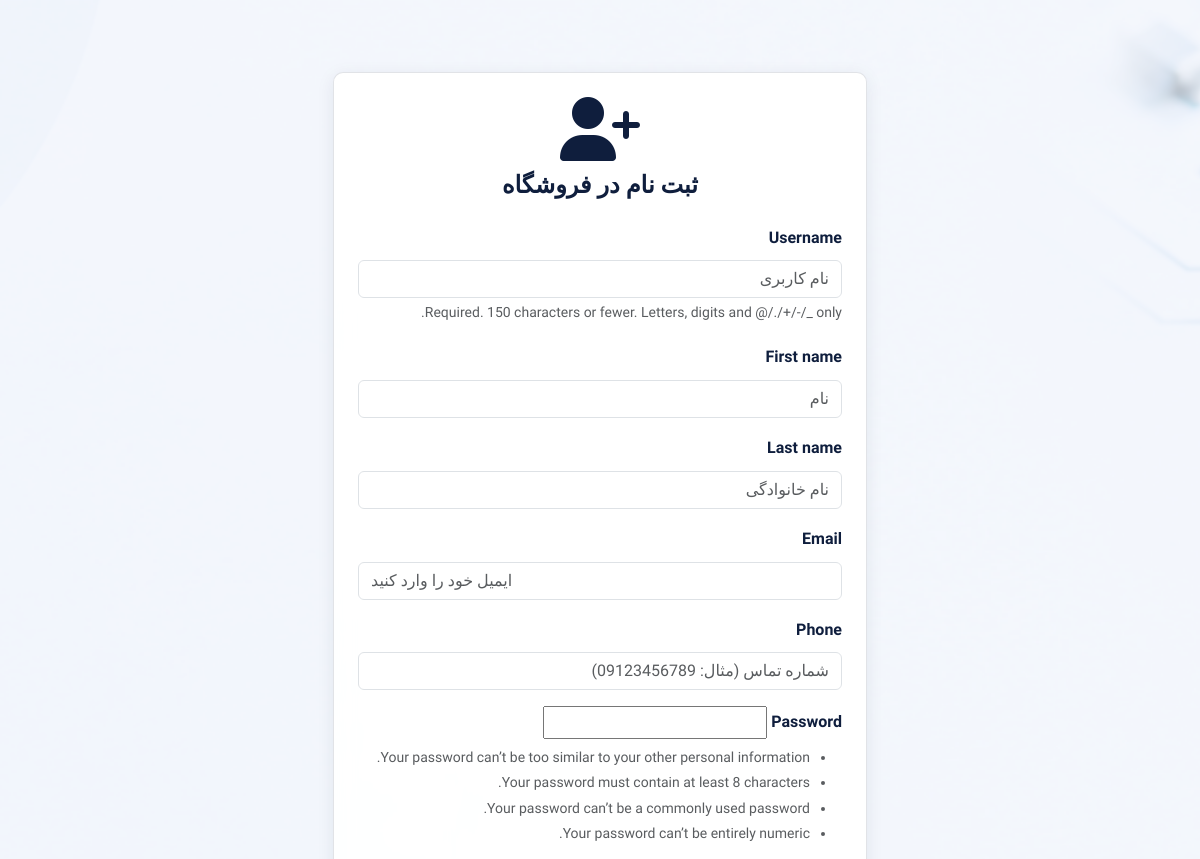
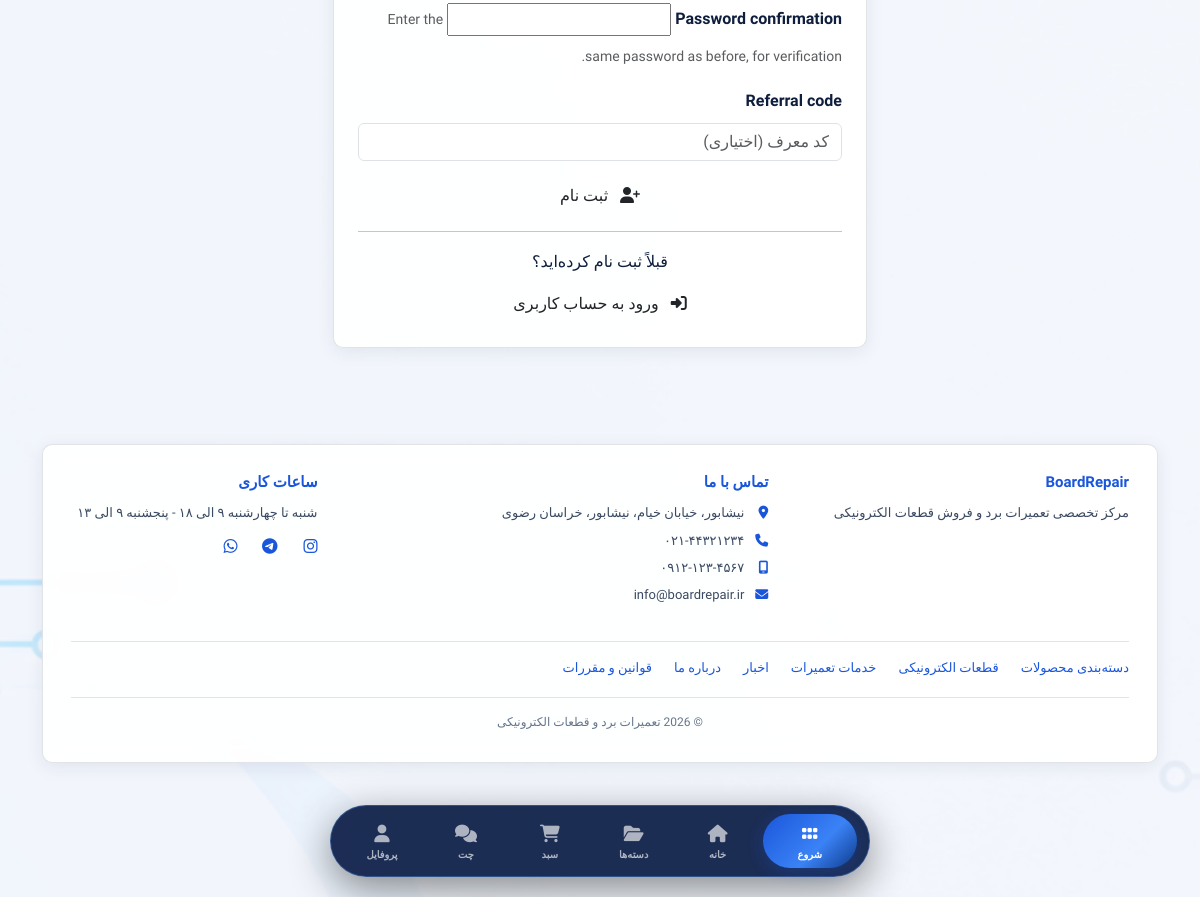
Screenshot of /register/ with the database file from the repository (2 pictures, top to bottom).
### shop/models.py (models this page shows, shortened)
class SiteSettings(models.Model):
    COLOR_THEMES = [
        ('blue-gold', 'آبی و طلایی'),
        ('blue-blue', 'آبی و آبی'),
        ('black-blue', 'مشکی و آبی'),
        ('black-gold', 'مشکی و طلایی'),
    ]
    site_name = models.CharField(max_length=100, default="تعمیرات برد و قطعات الکترونیکی", verbose_name="نام سایت")
    site_description = models.TextField(blank=True, verbose_name="توضیحات سایت")
    logo_text = models.CharField(max_length=50, default="BoardRepair", verbose_name="متن لوگو")
    color_theme = models.CharField(max_length=20, choices=COLOR_THEMES, default='blue-gold', verbose_name="تم رنگی سایت")
    background_image = models.ImageField(upload_to='backgrounds/', blank=True, null=True, verbose_name="عکس پس‌زمینه")
    background_overlay_opacity = models.PositiveIntegerField(default=70, verbose_name="درصد تیرگی روی عکس (0-100)")
    background_fixed = models.BooleanField(default=True, verbose_name="ثابت بودن پس‌زمینه")
    address_line1 = models.CharField(max_length=200, default="تهران، خیابان اصلی", verbose_name="آدرس خط ۱")
    address_line2 = models.CharField(max_length=200, blank=True, verbose_name="آدرس خط ۲")
    address_city = models.CharField(max_length=100, default="تهران", verbose_name="شهر")
    address_state = models.CharField(max_length=100, default="تهران", verbose_name="استان")
    address_postal_code = models.CharField(max_length=20, blank=True, verbose_name="کد پستی")
    phone1 = models.CharField(max_length=20, default="۰۲۱-۴۴۳۲۱۲۳۴", verbose_name="تلفن ۱")
    phone2 = models.CharField(max_length=20, blank=True, verbose_name="تلفن ۲")
    mobile = models.CharField(max_length=20, default="۰۹۱۲-۱۲۳-۴۵۶۷", verbose_name="موبایل")
    email = models.EmailField(default="info@boardrepair.ir", verbose_name="ایمیل")
    instagram = models.CharField(max_length=100, blank=True, default="boardrepair", verbose_name="اینستاگرام")
    telegram = models.CharField(max_length=100, blank=True, default="boardrepair", verbose_name="تلگرام")
    whatsapp = models.CharField(max_length=100, blank=True, default="989121234567", verbose_name="واتساپ")
    working_hours = models.CharField(max_length=200, default="شنبه تا چهارشنبه ۹ الی ۱۸ - پنجشنبه ۹ الی ۱۳", verbose_name="ساعات کاری")
    min_amount_for_shaba = models.PositiveIntegerField(
        default=5000000,
        verbose_name="حداقل مبلغ برای شماره شبا (تومان)"
    )
    card_number = models.CharField(max_length=30, default="6037-9972-4418-1732", verbose_name="شماره کارت")
    card_holder_name = models.CharField(max_length=100, default="مدیر فروشگاه", verbose_name="نام صاحب کارت")
    shaba_number = models.CharField(max_length=30, default="IR123456789012345678901234", verbose_name="شماره شبا")
    bank_name = models.CharField(max_length=100, default="بانک ملی", verbose_name="نام بانک")
    updated_at = models.DateTimeField(auto_now=True)
    class Meta:
        verbose_name = "تنظیمات سایت"
        verbose_name_plural = "تنظیمات سایت"
    def get_full_address(self):
        address = self.address_line1
        if self.address_line2:
            address += f"، {self.address_line2}"
        address += f"، {self.address_city}، {self.address_state}"
        return address

### shop/views.py (the view)
# urls.py: path('register/', views.register_view, name='register'),
def register_view(request):
    if request.method == 'POST':
        form = RegisterForm(request.POST)
        if form.is_valid():
            try:
                user = form.save()
                settings = ReferralSettings.objects.first()
                referral_code = form.cleaned_data.get('referral_code')
                if referral_code and settings and settings.is_active:
                    try:
                        referrer_profile = UserProfile.objects.get(referral_code=referral_code)
                        if settings.referrer_discount_amount > 0:
                            discount_code = DiscountCode.objects.create(
                                user=referrer_profile.user,
                                code=f"REF-{referral_code}-{user.id}-{timezone.now().strftime('%Y%m%d%H%M%S')}",
                                discount_type=settings.referrer_discount_type,
                                amount=settings.referrer_discount_amount,
                                expires_at=timezone.now() + timedelta(days=settings.discount_expiry_days)
                            )
                        if settings.referrer_credit_amount > 0:
                            referrer_profile.credits += settings.referrer_credit_amount
                            referrer_profile.save()
                        if settings.new_user_discount_amount > 0:
                            new_user_discount = DiscountCode.objects.create(
                                user=user,
                                code=f"WELCOME-{user.id}-{timezone.now().strftime('%Y%m%d%H%M%S')}",
                                discount_type=settings.new_user_discount_type,
                                amount=settings.new_user_discount_amount,
                                expires_at=timezone.now() + timedelta(days=settings.discount_expiry_days)
                            )
                            messages.success(request, f'یک کد تخفیف {settings.new_user_discount_amount}{"%" if settings.new_user_discount_type == "percentage" else "تومان"} برای شما ایجاد شد!')
                        ReferralLog.objects.create(
                            referrer=referrer_profile.user,
                            new_user=user,
                            discount_code=discount_code if 'discount_code' in locals() else None
                        )
                        messages.success(request, 'کد تخفیف برای معرف شما ایجاد شد!')
                    except UserProfile.DoesNotExist:
                        messages.warning(request, 'کد معرف معتبر نیست!')
                username = form.cleaned_data.get('username')
                password = form.cleaned_data.get('password1')
                user_auth = authenticate(username=username, password=password)
                if user_auth is not None:
                    login(request, user_auth)
                    messages.success(request, 'حساب کاربری شما با موفقیت ایجاد شد!')
                    return redirect('shop:home')
                else:
                    messages.error(request, 'خطا در ورود خودکار')
                    return redirect('shop:login')
            except Exception as e:
                messages.error(request, f'خطا در ایجاد حساب کاربری: {str(e)}')
                return render(request, 'shop/register.html', {'form': form})
    else:
        ref_code = request.GET.get('ref', '')
        initial_data = {'referral_code': ref_code}
        form = RegisterForm(initial=initial_data)
    return render(request, 'shop/register.html', {'form': form})

### shop/context_processors.py (called while the page is built)
def site_settings(request):
    try:
        settings = SiteSettings.objects.first()
        if not settings:
            settings = SiteSettings.objects.create()
    except:
        settings = None
    return {
        'site_settings': settings,
    }

### shop/views.py (called while the page is built)
def admin_access_middleware(get_response):
    def middleware(request):
        if request.path.startswith('/admin/') and not request.user.is_superuser:
            if is_admin_locked():
                return render(request, 'shop/admin_locked.html', status=403)
        return get_response(request)
    return middleware

### shop/templates/shop/register.html (shortened to what this page needs)
{% extends 'shop/base.html' %}
{% block content %}
<div class="container py-5">
    <div class="row justify-content-center">
        <div class="col-md-8 col-lg-6">
            <div class="card-custom p-4">
                <div class="text-center mb-4">
                    <i class="fas fa-user-plus fa-4x" style="color: var(--primary-blue-light);"></i>
                    <h4 class="mt-2 fw-bold">ثبت نام در فروشگاه</h4>
                </div>
                <form method="POST">
                    {% for field in form %}
                        <div class="mb-3">
                            <label class="form-label fw-bold">{{ field.label }}</label>
                            {{ field }}
                            {% if field.help_text %}
                                <small class="text-muted">{{ field.help_text }}</small>
                            {% endif %}
                        </div>
                    {% endfor %}
                    <button type="submit" class="btn btn-primary-custom w-100">
                        <i class="fas fa-user-plus me-2"></i> ثبت نام
                    </button>
                </form>
                <hr>
                <div class="text-center">
                    <p class="mb-2">قبلاً ثبت نام کرده‌اید؟</p>
                    <a href="{% url 'shop:login' %}" class="btn btn-outline-custom w-100">
                        <i class="fas fa-sign-in-alt me-2"></i> ورود به حساب کاربری
                    </a>
                </div>
            </div>
        </div>
    </div>
</div>
{% endblock %}

### shop/templates/shop/base.html (shortened to what this page needs)
{% load static %}
<!DOCTYPE html>
<html lang="fa" dir="rtl" data-theme="{{ site_settings.color_theme|default:'blue-gold' }}">
<head>
    <link rel="stylesheet" href="https://cdnjs.cloudflare.com/ajax/libs/font-awesome/6.5.1/css/all.min.css">
    <link rel="stylesheet" href="https://cdn.jsdelivr.net/npm/bootstrap@5.3.3/dist/css/bootstrap.rtl.min.css">
</head>
<body>
    <main class="py-4" id="main-content">
        <div class="container">
            {% block content %}{% endblock %}
            {% if site_settings %}
            <footer class="site-footer card-custom" itemscope itemtype="https://schema.org/WPFooter">
                <div class="row g-4">
                    <div class="col-md-4">
                        <h6>{{ site_settings.logo_text }}</h6>
                        <p>{{ site_settings.site_description|default:"مرکز تخصصی تعمیرات برد و فروش قطعات الکترونیکی" }}</p>
                    </div>
                    <div class="col-md-5">
                        <h6>تماس با ما</h6>
                        <ul>
                            <li><i class="fas fa-location-dot"></i>{{ site_settings.get_full_address }}</li>
                            <li><i class="fas fa-phone"></i>{{ site_settings.phone1 }}{% if site_settings.phone2 %} - {{ site_settings.phone2 }}{% endif %}</li>
                            <li><i class="fas fa-mobile-screen"></i>{{ site_settings.mobile }}</li>
                            <li><i class="fas fa-envelope"></i>{{ site_settings.email }}</li>
                        </ul>
                    </div>
                    <div class="col-md-3">
                        <h6>ساعات کاری</h6>
                        <p>{{ site_settings.working_hours }}</p>
                        <div class="d-flex gap-3 mt-2">
                            {% if site_settings.instagram %}<a href="https://instagram.com/{{ site_settings.instagram }}" target="_blank" rel="noopener" aria-label="اینستاگرام"><i class="fab fa-instagram"></i></a>{% endif %}
                            {% if site_settings.telegram %}<a href="https://t.me/{{ site_settings.telegram }}" target="_blank" rel="noopener" aria-label="تلگرام"><i class="fab fa-telegram"></i></a>{% endif %}
                            {% if site_settings.whatsapp %}<a href="https://wa.me/{{ site_settings.whatsapp }}" target="_blank" rel="noopener" aria-label="واتساپ"><i class="fab fa-whatsapp"></i></a>{% endif %}
                        </div>
                    </div>
                </div>
                <nav class="footer-links" aria-label="پیوندهای مهم">
                    <a href="{% url 'shop:category_list' %}">دسته‌بندی محصولات</a>
                    <a href="{% url 'shop:component_list' %}">قطعات الکترونیکی</a>
                    <a href="{% url 'shop:repair_services' %}">خدمات تعمیرات</a>
                    <a href="{% url 'shop:news_list' %}">اخبار</a>
                    <a href="{% url 'shop:about' %}">درباره ما</a>
                    <a href="{% url 'shop:terms' %}">قوانین و مقررات</a>
                </nav>
                <div class="footer-bottom">© {% now "Y" %} {{ site_settings.site_name }}</div>
            </footer>
            {% endif %}
        </div>
    </main>
    <div class="bottom-dock">
        <nav class="dock-container" aria-label="ناوبری اصلی">
            <button class="dock-start-btn" onclick="toggleStartMenu()" id="startBtn" aria-label="منوی شروع">
                <i class="fas fa-grip"></i><span>شروع</span>
            </button>
            <a href="{% url 'shop:home' %}" class="dock-item {% if request.path == '/' %}active{% endif %}" aria-label="خانه">
                <i class="fas fa-house"></i><span>خانه</span>
            </a>
            <a href="{% url 'shop:category_list' %}" class="dock-item" aria-label="دسته‌ها">
                <i class="fas fa-folder-open"></i><span>دسته‌ها</span>
            </a>
            <a href="{% url 'shop:cart' %}" class="dock-item" aria-label="سبد خرید">
                <i class="fas fa-cart-shopping"></i><span>سبد</span>
            </a>
            <a href="{% url 'shop:chat' %}" class="dock-item" aria-label="چت پشتیبانی">
                <i class="fas fa-comments"></i><span>چت</span>
            </a>
            <a href="{% url 'shop:profile' %}" class="dock-item" aria-label="پروفایل">
                <i class="fas fa-user"></i><span>پروفایل</span>
            </a>
        </nav>
    </div>
</body>
</html>

### rows the page displays
SiteSettings: logo_text "BoardRepair", site_description "مرکز تخصصی تعمیرات برد و فروش قطعات الکترونیکی", get_full_address "نیشابور، خیابان خیام، نیشابور، خراسان رضوی", phone1 "۰۲۱-۴۴۳۲۱۲۳۴", mobile "۰۹۱۲-۱۲۳-۴۵۶۷", email "info@boardrepair.ir", working_hours "شنبه تا چهارشنبه ۹ الی ۱۸ - پنجشنبه ۹ الی ۱۳", site_name "تعمیرات برد و قطعات الکترونیکی"

### other values shown
{{ field.label }} "Username" "First name" "Last name" "Email" "Phone" "Password" "Password confirmation" "Referral code"
{{ field.help_text }} "Required. 150 characters or fewer. Letters, digits and @/./+/-/_ only." "Enter the same password as before, for verification."
